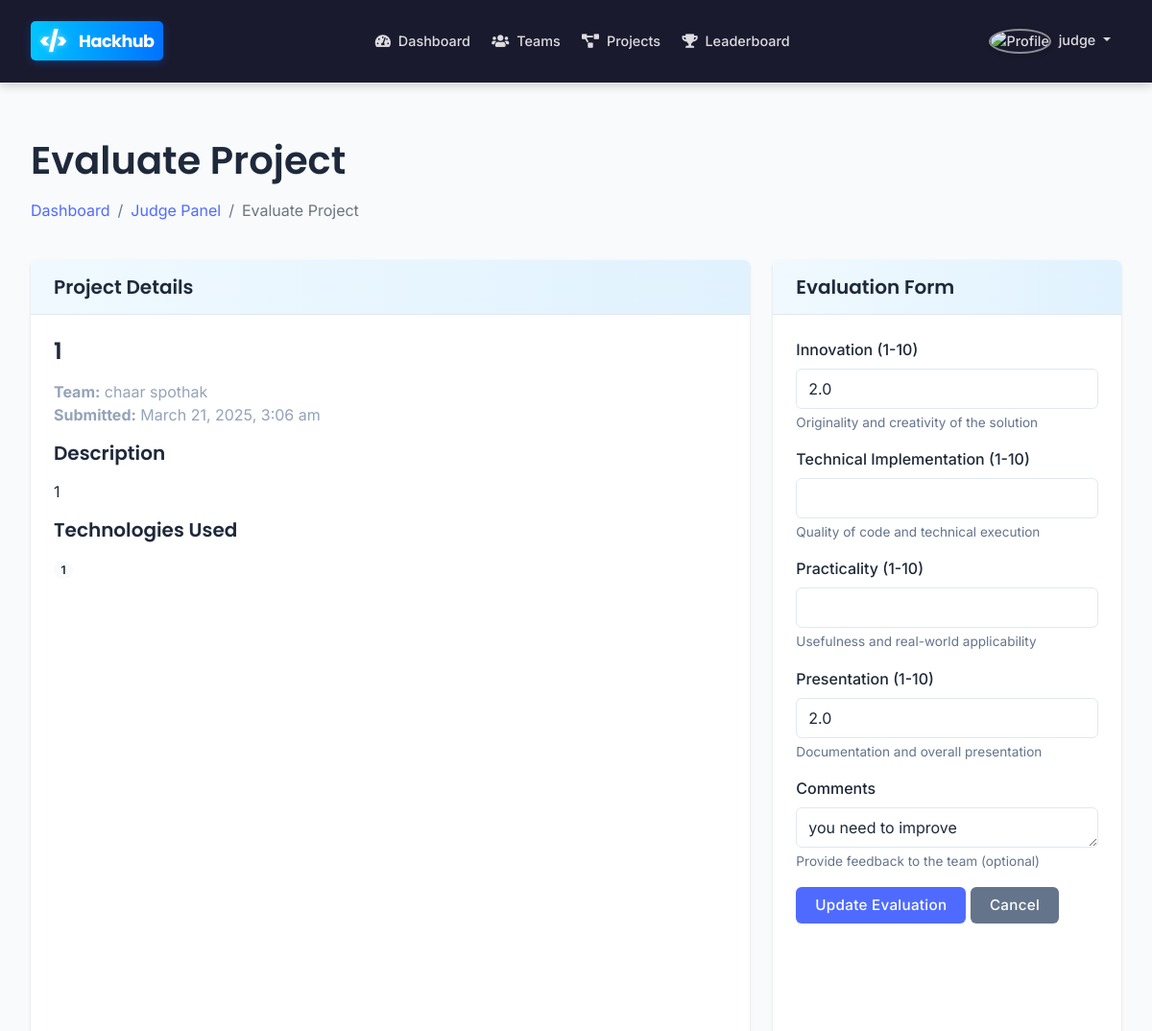
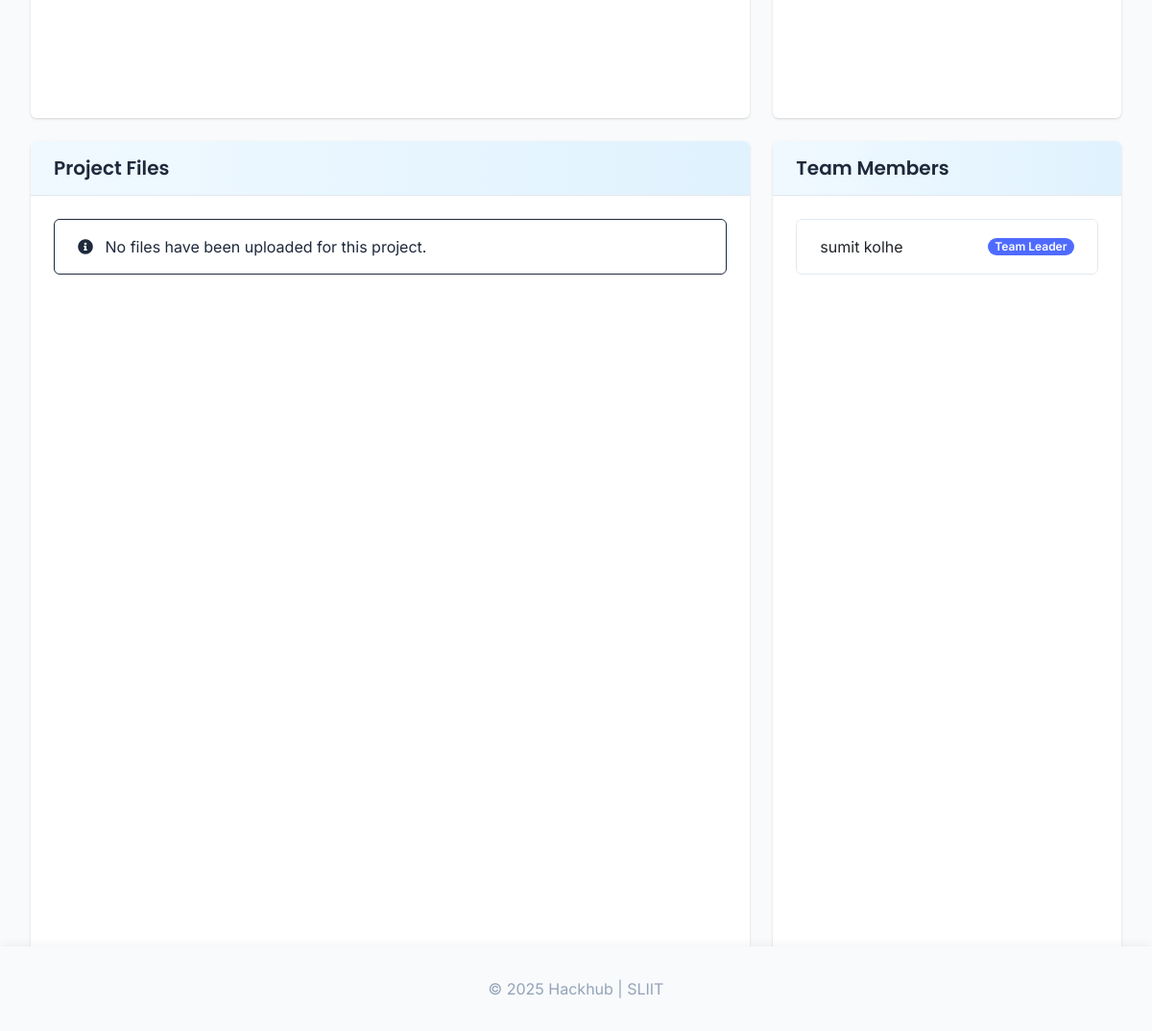
/pages/evaluate-project.php?id=11 (signed in), run on the app's committed database (2 pictures, top to bottom).
### tables this page shows
CREATE TABLE `projects` (
  `project_id` int(11) NOT NULL,
  `team_id` int(11) NOT NULL,
  `title` varchar(100) NOT NULL,
  `description` text NOT NULL,
  `tech_stack` text DEFAULT NULL,
  `github_link` varchar(255) DEFAULT NULL,
  `demo_link` varchar(255) DEFAULT NULL,
  `status` enum('draft','submitted','under_review','rejected','approved') NOT NULL DEFAULT 'draft',
  `submission_date` timestamp NULL DEFAULT NULL,
  `admin_feedback` text DEFAULT NULL,
  `created_at` timestamp NOT NULL DEFAULT current_timestamp(),
  `updated_at` timestamp NOT NULL DEFAULT current_timestamp() ON UPDATE current_timestamp()
);

CREATE TABLE `teams` (
  `team_id` int(11) NOT NULL,
  `team_name` varchar(100) NOT NULL,
  `team_description` text DEFAULT NULL,
  `created_by` int(11) NOT NULL,
  `created_at` timestamp NOT NULL DEFAULT current_timestamp(),
  `updated_at` timestamp NOT NULL DEFAULT current_timestamp() ON UPDATE current_timestamp()
);

CREATE TABLE `evaluations` (
  `evaluation_id` int(11) NOT NULL,
  `project_id` int(11) NOT NULL,
  `judge_id` int(11) NOT NULL,
  `innovation_score` decimal(3,1) NOT NULL,
  `implementation_score` decimal(3,1) NOT NULL,
  `impact_score` decimal(3,1) NOT NULL,
  `presentation_score` decimal(3,1) NOT NULL,
  `total_score` decimal(4,1) GENERATED ALWAYS AS (`innovation_score` + `implementation_score` + `impact_score` + `presentation_score`) STORED,
  `comments` text DEFAULT NULL,
  `evaluated_at` timestamp NOT NULL DEFAULT current_timestamp(),
  `updated_at` timestamp NOT NULL DEFAULT current_timestamp() ON UPDATE current_timestamp()
);

CREATE TABLE `team_members` (
  `id` int(11) NOT NULL,
  `team_id` int(11) NOT NULL,
  `user_id` int(11) NOT NULL,
  `is_leader` tinyint(1) NOT NULL DEFAULT 0,
  `joined_at` timestamp NOT NULL DEFAULT current_timestamp()
);

CREATE TABLE `users` (
  `user_id` int(11) NOT NULL,
  `username` varchar(50) NOT NULL,
  `email` varchar(100) NOT NULL,
  `password` varchar(255) NOT NULL,
  `first_name` varchar(50) NOT NULL,
  `last_name` varchar(50) NOT NULL,
  `bio` text DEFAULT NULL,
  `profile_pic` varchar(255) DEFAULT NULL,
  `skills` text DEFAULT NULL,
  `user_type` enum('participant','admin','judge') NOT NULL DEFAULT 'participant',
  `created_at` timestamp NOT NULL DEFAULT current_timestamp(),
  `updated_at` timestamp NOT NULL DEFAULT current_timestamp() ON UPDATE current_timestamp()
);

### pages/evaluate-project.php (the view, shortened to what this page needs)
<?php
require_once '../includes/config.php';
$project_id = $_GET['id'];
$user_id = $_SESSION['user_id'];
$project = [];
$sql = "SELECT p.*, t.team_name, t.team_id
        FROM projects p
        JOIN teams t ON p.team_id = t.team_id
        WHERE p.project_id = ?";
if ($stmt = mysqli_prepare($conn, $sql)) {
    mysqli_stmt_bind_param($stmt, "i", $project_id);
    if (mysqli_stmt_execute($stmt)) {
        $result = mysqli_stmt_get_result($stmt);
        if (mysqli_num_rows($result) > 0) {
            $project = mysqli_fetch_assoc($result);
        } else {
            $_SESSION['message'] = "Project not found";
            $_SESSION['message_type'] = "danger";
            header("Location: " . BASE_URL . "/pages/judge.php");
            exit();
        }
    }
}
$existing_evaluation = null;
$sql = "SELECT * FROM evaluations WHERE project_id = ? AND judge_id = ?";
if ($stmt = mysqli_prepare($conn, $sql)) {
    mysqli_stmt_bind_param($stmt, "ii", $project_id, $user_id);
    if (mysqli_stmt_execute($stmt)) {
        $result = mysqli_stmt_get_result($stmt);
        if (mysqli_num_rows($result) > 0) {
            $existing_evaluation = mysqli_fetch_assoc($result);
        }
    }
}
$team_members = [];
$sql = "SELECT u.user_id, u.first_name, u.last_name, u.username, tm.is_leader
        FROM team_members tm
        JOIN users u ON tm.user_id = u.user_id
        WHERE tm.team_id = ?
        ORDER BY tm.is_leader DESC, u.first_name, u.last_name";
if ($stmt = mysqli_prepare($conn, $sql)) {
    mysqli_stmt_bind_param($stmt, "i", $project['team_id']);
    if (mysqli_stmt_execute($stmt)) {
        $result = mysqli_stmt_get_result($stmt);
        while ($row = mysqli_fetch_assoc($result)) {
            $team_members[] = $row;
        }
    }
}
$project_files = [];
require_once '../includes/header.php';
?>
<div class="container">
    <div class="row mb-4">
        <div class="col-md-12">
            <h1>Evaluate Project</h1>
            <nav aria-label="breadcrumb">
                <ol class="breadcrumb">
                    <li class="breadcrumb-item"><a href="<?php echo BASE_URL; ?>/pages/dashboard.php">Dashboard</a></li>
                    <li class="breadcrumb-item"><a href="<?php echo BASE_URL; ?>/pages/judge.php">Judge Panel</a></li>
                    <li class="breadcrumb-item active" aria-current="page">Evaluate Project</li>
                </ol>
            </nav>
        </div>
    </div>
    <div class="row">
        <div class="col-md-8">
            <div class="card mb-4">
                <div class="card-header">
                    <h5 class="mb-0">Project Details</h5>
                </div>
                <div class="card-body">
                    <h4><?php echo htmlspecialchars($project['title']); ?></h4>
                    <p class="text-muted">
                        <strong>Team:</strong> <?php echo htmlspecialchars($project['team_name']); ?><br>
                        <strong>Submitted:</strong> <?php echo date('F j, Y, g:i a', strtotime($project['submission_date'])); ?>
                    </p>
                    <div class="mb-3">
                        <h5>Description</h5>
                        <p><?php echo nl2br(htmlspecialchars($project['description'])); ?></p>
                    </div>
                    <?php if (!empty($project['tech_stack'])): ?>
                    <div class="mb-3">
                        <h5>Technologies Used</h5>
                        <div>
                            <?php foreach(explode(',', $project['tech_stack']) as $tech): ?>
                                <span class="badge bg-light text-dark me-1"><?php echo trim($tech); ?></span>
                            <?php endforeach; ?>
                        </div>
                    </div>
                    <?php endif; ?>
                </div>
            </div>
            <div class="card mb-4">
                <div class="card-header">
                    <h5 class="mb-0">Project Files</h5>
                </div>
                <div class="card-body">
                    <?php if (count($project_files) > 0): ?>
                    <div class="table-responsive">
                        <table class="table table-hover">
                            <thead>
                                <tr>
                                    <th>Name</th>
                                    <th>Type</th>
                                    <th>Size</th>
                                    <th>Actions</th>
                                </tr>
                            </thead>
                            <tbody>
                                <?php foreach ($project_files as $file): ?>
                                <tr>
                                    <td><?php echo htmlspecialchars($file['file_name']); ?></td>
                                    <td><?php echo htmlspecialchars($file['file_type']); ?></td>
                                    <td><?php echo formatFileSize($file['file_size']); ?></td>
                                    <td>
                                        <a href="<?php echo BASE_URL . '/' . $file['file_path']; ?>" class="btn btn-sm btn-primary" target="_blank">View</a>
                                    </td>
                                </tr>
                                <?php endforeach; ?>
                            </tbody>
                        </table>
                    </div>
                    <?php else: ?>
                    <div class="alert alert-info">
                        <i class="fas fa-info-circle me-2"></i> No files have been uploaded for this project.
                    </div>
                    <?php endif; ?>
                </div>
            </div>
        </div>
        <div class="col-md-4">
            <div class="card mb-4">
                <div class="card-header">
                    <h5 class="mb-0">Evaluation Form</h5>
                </div>
                <div class="card-body">
                    <form method="post" action="">
                        <div class="mb-3">
                            <label for="innovation_score" class="form-label">Innovation (1-10)</label>
                            <input type="number" class="form-control" id="innovation_score" name="innovation_score" min="1" max="10" value="<?php echo $existing_evaluation ? $existing_evaluation['innovation_score'] : ''; ?>" required>
                            <div class="form-text">Originality and creativity of the solution</div>
                        </div>
                        <div class="mb-3">
                            <label for="technical_score" class="form-label">Technical Implementation (1-10)</label>
                            <input type="number" class="form-control" id="technical_score" name="technical_score" min="1" max="10" value="<?php echo $existing_evaluation ? $existing_evaluation['technical_score'] : ''; ?>" required>
                            <div class="form-text">Quality of code and technical execution</div>
                        </div>
                        <div class="mb-3">
                            <label for="practicality_score" class="form-label">Practicality (1-10)</label>
                            <input type="number" class="form-control" id="practicality_score" name="practicality_score" min="1" max="10" value="<?php echo $existing_evaluation ? $existing_evaluation['practicality_score'] : ''; ?>" required>
                            <div class="form-text">Usefulness and real-world applicability</div>
                        </div>
                        <div class="mb-3">
                            <label for="presentation_score" class="form-label">Presentation (1-10)</label>
                            <input type="number" class="form-control" id="presentation_score" name="presentation_score" min="1" max="10" value="<?php echo $existing_evaluation ? $existing_evaluation['presentation_score'] : ''; ?>" required>
                            <div class="form-text">Documentation and overall presentation</div>
                        </div>
                        <div class="mb-3">
                            <label for="comments" class="form-label">Comments</label>
                            <textarea class="form-control" id="comments" name="comments" rows="5"><?php echo $existing_evaluation ? htmlspecialchars($existing_evaluation['comments']) : ''; ?></textarea>
                            <div class="form-text">Provide feedback to the team (optional)</div>
                        </div>
                        <button type="submit" name="submit_evaluation" class="btn btn-primary">
                            <?php echo $existing_evaluation ? 'Update Evaluation' : 'Submit Evaluation'; ?>
                        </button>
                        <a href="<?php echo BASE_URL; ?>/pages/judge.php" class="btn btn-secondary">Cancel</a>
                    </form>
                </div>
            </div>
            <div class="card">
                <div class="card-header">
                    <h5 class="mb-0">Team Members</h5>
                </div>
                <div class="card-body">
                    <ul class="list-group">
                        <?php foreach ($team_members as $member): ?>
                        <li class="list-group-item d-flex justify-content-between align-items-center">
                            <?php echo htmlspecialchars($member['first_name'] . ' ' . $member['last_name']); ?>
                            <?php if ($member['is_leader']): ?>
                            <span class="badge bg-primary">Team Leader</span>
                            <?php endif; ?>
                        </li>
                        <?php endforeach; ?>
                    </ul>
                </div>
            </div>
        </div>
    </div>
</div>
<?php
require_once '../includes/footer.php';
?>

### css/style.css (style rules this page uses)
:root { --primary-50: #f0f9ff; --primary-100: #e0f2fe; --primary-200: #bae6fd; --primary-300: #7dd3fc; --primary-400: #38bdf8; --primary-500: #0ea5e9; --primary-600: #0284c7; --primary-700: #0369a1; --primary-800: #075985; --primary-900: #0c4a6e; --gray-50: #f9fafb; --gray-100: #f3f4f6; --gray-200: #e5e7eb; --gray-300: #d1d5db; --gray-400: #9ca3af; --gray-500: #6b7280; --gray-600: #4b5563; --gray-700: #374151; --gray-800: #1f2937; --gray-900: #111827; --success: #10b981; --warning: #f59e0b; --danger: #ef4444; --info: #3b82f6; --primary: var(--primary-600); --secondary: var(--gray-600); --accent: #8b5cf6; --background: #ffffff; --card-bg: #ffffff; --text: var(--gray-800); --text-secondary: var(--gray-500); --border: var(--gray-200); }
* { margin: 0; padding: 0; box-sizing: border-box; }
body { min-height: 100vh; display: flex; flex-direction: column; font-family: 'Inter', -apple-system, BlinkMacSystemFont, 'Segoe UI', Roboto, Oxygen, Ubuntu, Cantarell, sans-serif; background-color: var(--background); color: var(--text); line-height: 1.6; transition: background-color 0.3s ease, color 0.3s ease; }
.container { flex: 1; }
h1, h2, h3, h4, h5, h6 { font-weight: 600; color: var(--dark-color); }
.card { border: 1px solid var(--border); border-radius: 12px; background: var(--card-bg); box-shadow: 0 4px 20px rgba(0, 0, 0, 0.04); transition: all 0.3s cubic-bezier(0.4, 0, 0.2, 1); overflow: hidden; margin-bottom: 1.5rem; }
.card-header { background: linear-gradient(90deg, var(--primary-50), var(--primary-100)); color: var(--primary-800); border-bottom: 1px solid var(--border); padding: 1.25rem 1.5rem; font-weight: 600; font-size: 1.1rem; display: flex; align-items: center; justify-content: space-between; }
.card-body { padding: 1.5rem; }
.btn { border-radius: 8px; font-weight: 500; padding: 0.625rem 1.5rem; transition: all 0.2s cubic-bezier(0.4, 0, 0.2, 1); position: relative; overflow: hidden; border: none; font-size: 0.95rem; text-transform: none; letter-spacing: 0.3px; box-shadow: 0 2px 5px rgba(0, 0, 0, 0.05); }
.btn-primary { background-color: var(--primary-600); color: white; }
.form-control, .form-select { border: 1px solid var(--border); border-radius: 8px; padding: 0.75rem 1rem; font-size: 0.95rem; transition: all 0.2s ease; background-color: var(--card-bg); color: var(--text); height: calc(2.5rem + 2px); }
.form-label { font-weight: 500; margin-bottom: 0.5rem; color: var(--text); }
.form-text { font-size: 0.85rem; color: var(--text-secondary); }

### includes/footer.php (style rules this page uses)
body { margin-bottom: 70px; }

### data on the page
projects: title "1", team.team_name "chaar spothak", submission_date "March 21, 2025, 3:06 am", description "1", tech_stack "1"
evaluations: innovation_score "2.0", presentation_score "2.0", comments "you need to improve"
team_members: user.last_name "sumit kolhe", is_leader "Team Leader"

### other printed values
$_SESSION['username'] "judge"
